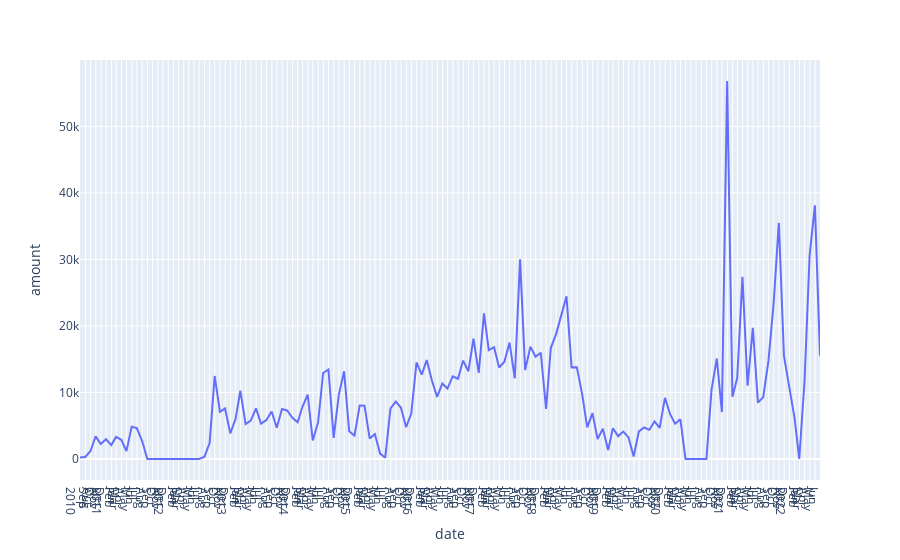

Here is the notebook cell this chart was saved with:
### Code cell
# Using plotly.express to display data per month
a=transactions.resample('M').sum()
fig = px.line(a, x=a.index, y='amount')

fig.update_xaxes(
    dtick="M1",
    tickformat="%b\n%Y")
fig.show()

### Figure 1 — Plotly figure (JSON) as saved in the notebook; plotly's stock layout.template omitted (floating-point values rounded to 4 significant figures; data arrays with more than 128 entries replaced by an {"elided": "..."} marker saying what was removed)
{"data": [{"hovertemplate": "date=%{x}<br>amount=%{y}<extra></extra>", "legendgroup": "", "line": {"color": "#636efa", "dash": "solid"}, "marker": {"symbol": "circle"}, "mode": "lines", "name": "", "orientation": "v", "showlegend": false, "type": "scatter", "x": {"elided": "144 str values"}, "xaxis": "x", "y": {"elided": "144 float values"}, "yaxis": "y"}], "layout": {"legend": {"tracegroupgap": 0}, "margin": {"t": 60}, "xaxis": {"anchor": "y", "domain": [0, 1], "dtick": "M1", "tickformat": "%b\n%Y", "title": {"text": "date"}}, "yaxis": {"anchor": "x", "domain": [0, 1], "title": {"text": "amount"}}}}
